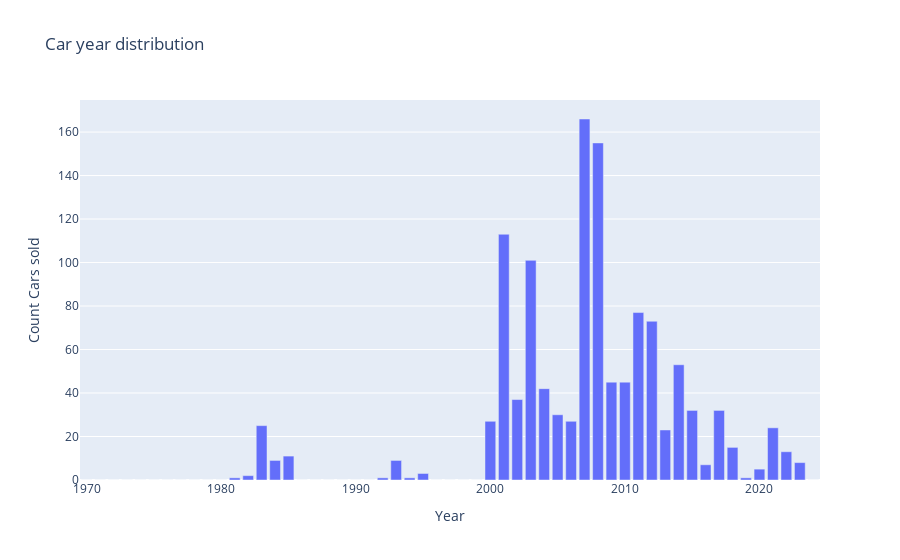

Notebook source saved alongside this figure:
### Code cell
#distribution of number of cars over the years
dic = {1970+i : sum(df['year']==1970+i) for i in range(55)}
x_dic = [1970 + i for i in range(55)]
y_dic = [dic[1970 + i] for i in range(55)]

# Plot
fig = go.Figure([go.Bar(x=x_dic, y=y_dic)])

fig.update_layout(title="Car year distribution",
                  xaxis_title="Year",
                  yaxis_title="Count Cars sold")


fig.show()

### Figure 1 — Plotly figure (JSON) as saved in the notebook; plotly's stock layout.template omitted (floating-point values rounded to 4 significant figures)
{"data": [{"type": "bar", "x": [1970, 1971, 1972, 1973, 1974, 1975, 1976, 1977, 1978, 1979, 1980, 1981, 1982, 1983, 1984, 1985, 1986, 1987, 1988, 1989, 1990, 1991, 1992, 1993, 1994, 1995, 1996, 1997, 1998, 1999, 2000, 2001, 2002, 2003, 2004, 2005, 2006, 2007, 2008, 2009, 2010, 2011, 2012, 2013, 2014, 2015, 2016, 2017, 2018, 2019, 2020, 2021, 2022, 2023, 2024], "y": [0, 0, 0, 0, 0, 0, 0, 0, 0, 0, 0, 1, 2, 25, 9, 11, 0, 0, 0, 0, 0, 0, 1, 9, 1, 3, 0, 0, 0, 0, 27, 113, 37, 101, 42, 30, 27, 166, 155, 45, 45, 77, 73, 23, 53, 32, 7, 32, 15, 1, 5, 24, 13, 8, 0]}], "layout": {"title": {"text": "Car year distribution"}, "xaxis": {"title": {"text": "Year"}}, "yaxis": {"title": {"text": "Count Cars sold"}}}}
